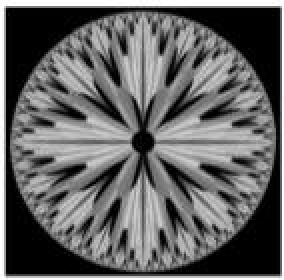
#> input picture image/bitplane.bmp, 142 x 140 px, found by its file name (shown 2 times larger)
$ python contrastStreching.py
#> lines starting #> are read from the running program, lines starting #| are printed output that depends on the picture
import cv2
import numpy as np
import matplotlib.pyplot as plt

# Read the image
Path = "E:\\Study\\Academic\\Year - 4 Term - 2\\CSTE 4201 - Digital Image Processing\\lab-programs\\image\\bitplane.bmp"
I = cv2.imread(Path, 0)
#> I is the input picture: shape (140, 142); min 0, max 255, mean 100.1

# Make a copy of the original image
G = np.copy(I)

# Get image dimensions
rows, cols = I.shape
#> rows = 140; cols = 142

# Get user input for thresholds and slopes
T1 = int(input("Enter value of t1(Threshold 1): "))
#> the answer given: 1
T2 = int(input("Enter value of t2(Threshold 2): "))
#> the answer given: 100
s1 = float(input("Enter value of slope 1: "))
#> the answer given: 1
s2 = float(input("Enter value of slope 2: "))
#> the answer given: 3
s3 = float(input("Enter value of slope 3: "))
#> the answer given: 3

# Calculate coefficients
coeffT1 = s1 * T1
coeffT2 = s2 * (T2 - T1) + coeffT1

# Apply contrast stretching
for i in range(rows):
    for j in range(cols):
        if I[i, j] < T1:
            G[i, j] = np.floor(s1 * I[i, j])
        elif T1 <= I[i, j] < T2:
            G[i, j] = np.floor(s2 * (I[i, j] - T1) + coeffT1)
        else:
            G[i, j] = np.floor(s3 * (I[i, j] - T2) + coeffT2)
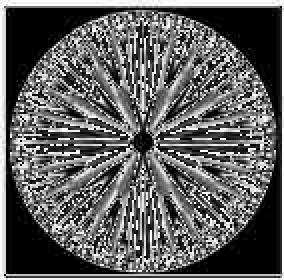
#> G: shape (140, 142) (shown 2 times larger); min 0, max 255, mean 96.3

# Display the images and histograms
cv2.imshow("Original image", I)
cv2.imshow("Result of Contrast Stretching", G)
cv2.waitKey(0)

# Calculate histograms
hist_I = cv2.calcHist([I], [0], None, [256], [0, 256])
#> hist_I = 256 values, max 3015 at index 0, min 0 at index 210, mean 77.66
hist_G = cv2.calcHist([G], [0], None, [256], [0, 256])
#> hist_G = 256 values, max 3053 at index 0, min 0 at index 116, mean 77.66

# Plot histograms

plt.figure()
plt.subplot(2, 1, 1)
plt.plot(hist_I)
plt.title("Histogram for original Image")

plt.subplot(2, 1, 2)
plt.plot(hist_G)
text1 = f"Histogram for Contrast Stretching with T1={T1}, T2={T2}, s1={s1}, s2={s2}, s3={s3}"
plt.title(text1)

plt.show()
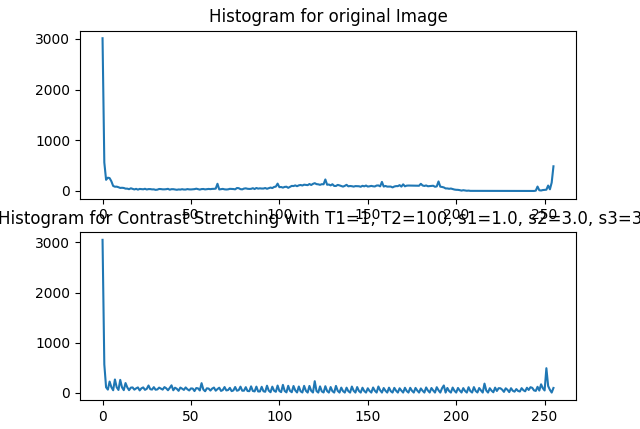
#> figure drawn by matplotlib, 2 panels; panel 1: curve peaks at x = 0, y = 3015; panel 2: curve peaks at x = 0, y = 3053

$ run again, with image/cameraman.bmp copied over image/bitplane.bmp
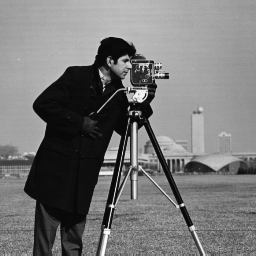
#> input picture image/cameraman.bmp, 256 x 256 px, found by its file name
#> I is the input picture: shape (256, 256); min 7, max 253, mean 118.7
#> after the loop `for i in range(rows):`:
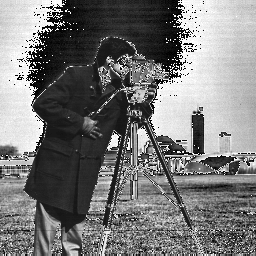
#> G: shape (256, 256); min 0, max 255, mean 120.3
#> hist_I = 256 values, max 1685 at index 14, min 0 at index 0, mean 256
#> hist_G = 256 values, max 1685 at index 40, min 0 at index 1, mean 256
#> `plt.show()`:
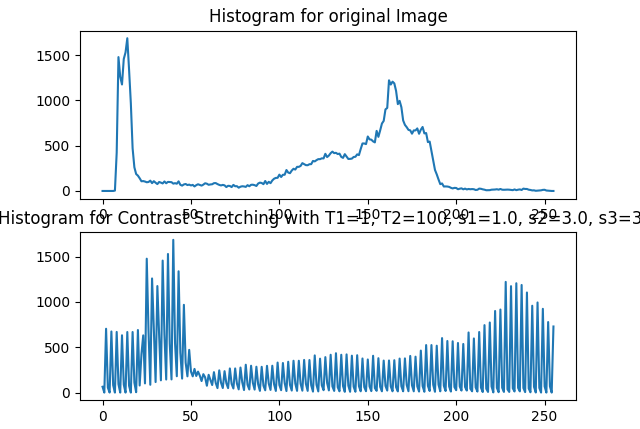
#> figure drawn by matplotlib, 2 panels; panel 1: curve peaks at x = 14, y = 1685; panel 2: curve peaks at x = 40, y = 1685

$ run again, with image/rice.bmp copied over image/bitplane.bmp
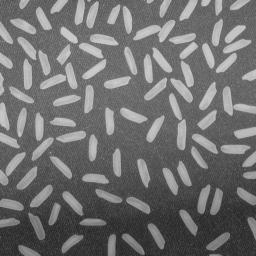
#> input picture image/rice.bmp, 256 x 256 px, found by its file name
#> I is the input picture: shape (256, 256); min 40, max 204, mean 111.2
#> after the loop `for i in range(rows):`:
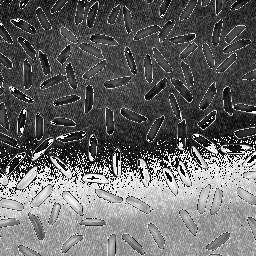
#> G: shape (256, 256); min 0, max 255, mean 102.1
#> hist_I = 256 values, max 1419 at index 104, min 0 at index 0, mean 256
#> hist_G = 256 values, max 1419 at index 54, min 0 at index 1, mean 256
#> `plt.show()`:
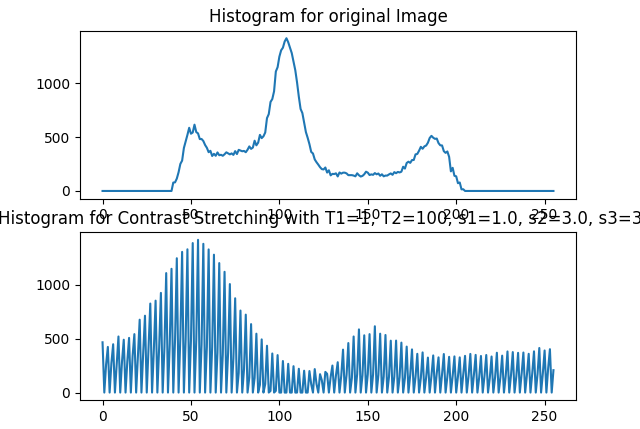
#> figure drawn by matplotlib, 2 panels; panel 1: curve peaks at x = 104, y = 1419; panel 2: curve peaks at x = 54, y = 1419
